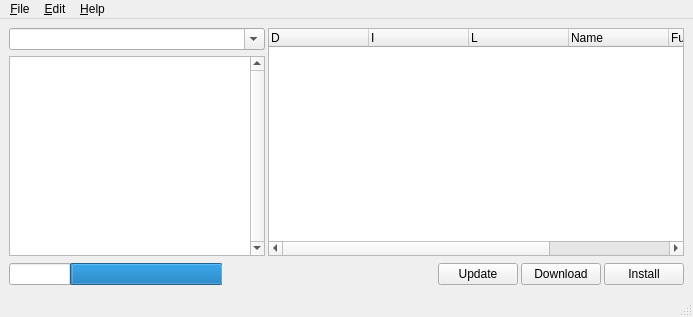
<ui version="4.0" >
 <class>Pakkorn</class>
 <widget class="QMainWindow" name="Pakkorn" >
  <property name="geometry" >
   <rect>
    <x>0</x>
    <y>0</y>
    <width>693</width>
    <height>317</height>
   </rect>
  </property>
  <property name="sizePolicy" >
   <sizepolicy>
    <hsizetype>0</hsizetype>
    <vsizetype>5</vsizetype>
    <horstretch>1</horstretch>
    <verstretch>0</verstretch>
   </sizepolicy>
  </property>
  <property name="windowTitle" >
   <string>pakkorn</string>
  </property>
  <property name="windowIcon" >
   <iconset>../../../../ressources/pakkorn-02.png</iconset>
  </property>
  <widget class="QWidget" name="centralwidget" >
   <layout class="QVBoxLayout" >
    <property name="margin" >
     <number>9</number>
    </property>
    <property name="spacing" >
     <number>6</number>
    </property>
    <item>
     <layout class="QHBoxLayout" >
      <property name="margin" >
       <number>0</number>
      </property>
      <property name="spacing" >
       <number>3</number>
      </property>
      <item>
       <layout class="QVBoxLayout" >
        <property name="margin" >
         <number>0</number>
        </property>
        <property name="spacing" >
         <number>6</number>
        </property>
        <item>
         <widget class="QComboBox" name="searchFilter" >
          <property name="editable" >
           <bool>true</bool>
          </property>
         </widget>
        </item>
        <item>
         <widget class="QListWidget" name="categoriesWidget" >
          <property name="sizePolicy" >
           <sizepolicy>
            <hsizetype>0</hsizetype>
            <vsizetype>7</vsizetype>
            <horstretch>0</horstretch>
            <verstretch>0</verstretch>
           </sizepolicy>
          </property>
          <property name="verticalScrollBarPolicy" >
           <enum>Qt::ScrollBarAlwaysOn</enum>
          </property>
          <property name="horizontalScrollBarPolicy" >
           <enum>Qt::ScrollBarAsNeeded</enum>
          </property>
          <property name="tabKeyNavigation" >
           <bool>true</bool>
          </property>
          <property name="dragEnabled" >
           <bool>true</bool>
          </property>
          <property name="iconSize" >
           <size>
            <width>16</width>
            <height>16</height>
           </size>
          </property>
          <property name="textElideMode" >
           <enum>Qt::ElideMiddle</enum>
          </property>
          <property name="verticalScrollMode" >
           <enum>QAbstractItemView::ScrollPerPixel</enum>
          </property>
          <property name="horizontalScrollMode" >
           <enum>QAbstractItemView::ScrollPerPixel</enum>
          </property>
          <property name="uniformItemSizes" >
           <bool>true</bool>
          </property>
          <property name="sortingEnabled" >
           <bool>false</bool>
          </property>
         </widget>
        </item>
       </layout>
      </item>
      <item>
       <widget class="QTreeWidget" name="detailWidget" >
        <property name="sizePolicy" >
         <sizepolicy>
          <hsizetype>7</hsizetype>
          <vsizetype>7</vsizetype>
          <horstretch>0</horstretch>
          <verstretch>0</verstretch>
         </sizepolicy>
        </property>
        <property name="rootIsDecorated" >
         <bool>false</bool>
        </property>
        <property name="allColumnsShowFocus" >
         <bool>true</bool>
        </property>
        <column>
         <property name="text" >
          <string>D</string>
         </property>
        </column>
        <column>
         <property name="text" >
          <string>I</string>
         </property>
        </column>
        <column>
         <property name="text" >
          <string>L</string>
         </property>
        </column>
        <column>
         <property name="text" >
          <string>Name</string>
         </property>
        </column>
        <column>
         <property name="text" >
          <string>Full Name</string>
         </property>
        </column>
        <column>
         <property name="text" >
          <string>Version</string>
         </property>
        </column>
       </widget>
      </item>
     </layout>
    </item>
    <item>
     <layout class="QHBoxLayout" >
      <property name="margin" >
       <number>0</number>
      </property>
      <property name="spacing" >
       <number>3</number>
      </property>
      <item>
       <widget class="QProgressBar" name="progressBar" >
        <property name="maximum" >
         <number>10</number>
        </property>
        <property name="value" >
         <number>7</number>
        </property>
        <property name="textVisible" >
         <bool>false</bool>
        </property>
        <property name="orientation" >
         <enum>Qt::Horizontal</enum>
        </property>
        <property name="invertedAppearance" >
         <bool>true</bool>
        </property>
        <property name="textDirection" >
         <enum>QProgressBar::TopToBottom</enum>
        </property>
       </widget>
      </item>
      <item>
       <spacer>
        <property name="orientation" >
         <enum>Qt::Horizontal</enum>
        </property>
        <property name="sizeHint" >
         <size>
          <width>91</width>
          <height>24</height>
         </size>
        </property>
       </spacer>
      </item>
      <item>
       <widget class="QPushButton" name="push_update" >
        <property name="text" >
         <string>Update</string>
        </property>
       </widget>
      </item>
      <item>
       <widget class="QPushButton" name="push_download" >
        <property name="text" >
         <string>Download</string>
        </property>
       </widget>
      </item>
      <item>
       <widget class="QPushButton" name="push_install" >
        <property name="text" >
         <string>Install</string>
        </property>
       </widget>
      </item>
     </layout>
    </item>
   </layout>
  </widget>
  <widget class="QMenuBar" name="menubar" >
   <property name="geometry" >
    <rect>
     <x>0</x>
     <y>0</y>
     <width>693</width>
     <height>19</height>
    </rect>
   </property>
   <property name="focusPolicy" >
    <enum>Qt::TabFocus</enum>
   </property>
   <widget class="QMenu" name="menuFile" >
    <property name="title" >
     <string>&amp;File</string>
    </property>
    <addaction name="action_Open_2" />
    <addaction name="action_Close" />
   </widget>
   <widget class="QMenu" name="menu_Help" >
    <property name="title" >
     <string>&amp;Help</string>
    </property>
    <addaction name="action_website" />
   </widget>
   <widget class="QMenu" name="menu_Edit" >
    <property name="title" >
     <string>&amp;Edit</string>
    </property>
    <addaction name="action_Update" />
    <addaction name="action_Install" />
    <addaction name="separator" />
    <addaction name="action_Show" />
    <addaction name="separator" />
    <addaction name="action_Configuration" />
   </widget>
   <addaction name="menuFile" />
   <addaction name="menu_Edit" />
   <addaction name="menu_Help" />
  </widget>
  <widget class="QStatusBar" name="statusbar" />
  <action name="action_Close" >
   <property name="text" >
    <string>&amp;Close</string>
   </property>
  </action>
  <action name="action_Open_2" >
   <property name="text" >
    <string>&amp;Open</string>
   </property>
  </action>
  <action name="action_Update" >
   <property name="text" >
    <string>&amp;Update</string>
   </property>
  </action>
  <action name="action_Install" >
   <property name="text" >
    <string>&amp;Install</string>
   </property>
  </action>
  <action name="action_Show" >
   <property name="icon" >
    <iconset>../../../../../../../../../../usr/lib/Qt/4.2.3/tools/designer/src/components/formeditor/images/submenu.png</iconset>
   </property>
   <property name="text" >
    <string>&amp;Show</string>
   </property>
  </action>
  <action name="action_website" >
   <property name="text" >
    <string>&amp;website</string>
   </property>
  </action>
  <action name="action_Configuration" >
   <property name="text" >
    <string>&amp;Configuration</string>
   </property>
  </action>
 </widget>
 <resources/>
 <connections>
  <connection>
   <sender>categoriesWidget</sender>
   <signal>itemSelectionChanged()</signal>
   <receiver>Pakkorn</receiver>
   <slot>repaint()</slot>
   <hints>
    <hint type="sourcelabel" >
     <x>143</x>
     <y>356</y>
    </hint>
    <hint type="destinationlabel" >
     <x>275</x>
     <y>372</y>
    </hint>
   </hints>
  </connection>
  <connection>
   <sender>push_update</sender>
   <signal>clicked()</signal>
   <receiver>Pakkorn</receiver>
   <slot>update()</slot>
   <hints>
    <hint type="sourcelabel" >
     <x>343</x>
     <y>681</y>
    </hint>
    <hint type="destinationlabel" >
     <x>275</x>
     <y>372</y>
    </hint>
   </hints>
  </connection>
  <connection>
   <sender>searchFilter</sender>
   <signal>editTextChanged(QString)</signal>
   <receiver>Pakkorn</receiver>
   <slot>showMinimized()</slot>
   <hints>
    <hint type="sourcelabel" >
     <x>142</x>
     <y>62</y>
    </hint>
    <hint type="destinationlabel" >
     <x>350</x>
     <y>181</y>
    </hint>
   </hints>
  </connection>
 </connections>
</ui>
